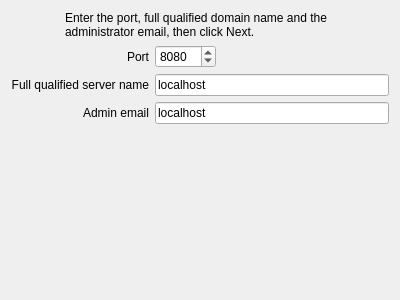
<?xml version="1.0" encoding="UTF-8"?>
<ui version="4.0">
 <class>WizardPhis</class>
 <widget class="QWizardPage" name="WizardPhis">
  <property name="geometry">
   <rect>
    <x>0</x>
    <y>0</y>
    <width>400</width>
    <height>300</height>
   </rect>
  </property>
  <property name="windowTitle">
   <string>WizardPage</string>
  </property>
  <property name="title">
   <string>Setup Phis server</string>
  </property>
  <property name="subTitle">
   <string>What are the Phis server settings?</string>
  </property>
  <layout class="QVBoxLayout" name="verticalLayout">
   <item>
    <layout class="QHBoxLayout" name="horizontalLayout">
     <item>
      <widget class="QLabel" name="label_5">
       <property name="maximumSize">
        <size>
         <width>48</width>
         <height>48</height>
        </size>
       </property>
       <property name="text">
        <string/>
       </property>
       <property name="pixmap">
        <pixmap resource="installer.qrc">:/misc/philogo64</pixmap>
       </property>
       <property name="scaledContents">
        <bool>true</bool>
       </property>
      </widget>
     </item>
     <item>
      <widget class="QLabel" name="label_2">
       <property name="text">
        <string>Enter the port, full qualified domain name and the administrator email, then click Next.</string>
       </property>
       <property name="wordWrap">
        <bool>true</bool>
       </property>
      </widget>
     </item>
    </layout>
   </item>
   <item>
    <layout class="QGridLayout" name="gridLayout">
     <item row="0" column="0">
      <widget class="QLabel" name="label">
       <property name="text">
        <string>Port</string>
       </property>
       <property name="alignment">
        <set>Qt::AlignRight|Qt::AlignTrailing|Qt::AlignVCenter</set>
       </property>
      </widget>
     </item>
     <item row="0" column="1">
      <widget class="QSpinBox" name="_port">
       <property name="minimum">
        <number>1</number>
       </property>
       <property name="maximum">
        <number>65532</number>
       </property>
       <property name="value">
        <number>8080</number>
       </property>
      </widget>
     </item>
     <item row="0" column="2">
      <spacer name="horizontalSpacer">
       <property name="orientation">
        <enum>Qt::Horizontal</enum>
       </property>
       <property name="sizeHint" stdset="0">
        <size>
         <width>40</width>
         <height>20</height>
        </size>
       </property>
      </spacer>
     </item>
     <item row="1" column="0">
      <widget class="QLabel" name="label_3">
       <property name="text">
        <string>Full qualified server name</string>
       </property>
       <property name="alignment">
        <set>Qt::AlignRight|Qt::AlignTrailing|Qt::AlignVCenter</set>
       </property>
      </widget>
     </item>
     <item row="1" column="1" colspan="2">
      <widget class="QLineEdit" name="_domain">
       <property name="text">
        <string>localhost</string>
       </property>
      </widget>
     </item>
     <item row="2" column="0">
      <widget class="QLabel" name="label_4">
       <property name="text">
        <string>Admin email</string>
       </property>
       <property name="alignment">
        <set>Qt::AlignRight|Qt::AlignTrailing|Qt::AlignVCenter</set>
       </property>
      </widget>
     </item>
     <item row="2" column="1" colspan="2">
      <widget class="QLineEdit" name="_email">
       <property name="text">
        <string>localhost</string>
       </property>
      </widget>
     </item>
    </layout>
   </item>
   <item>
    <spacer name="verticalSpacer">
     <property name="orientation">
      <enum>Qt::Vertical</enum>
     </property>
     <property name="sizeHint" stdset="0">
      <size>
       <width>20</width>
       <height>167</height>
      </size>
     </property>
    </spacer>
   </item>
  </layout>
 </widget>
 <resources>
  <include location="installer.qrc"/>
 </resources>
 <connections/>
</ui>
